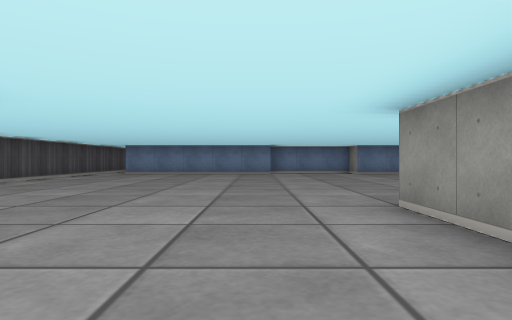
view 1 (above)

20 first-person views from a walk through a cub3D level. The camera is about half as high as the walls, looks level and sees 75° across. The floor is counted in squares. Each view is taken from the middle of a square. On the plan, view 1 faces up. The plan holds only what a view shows up to about 9 squares ahead; the rest is blank.

view 2
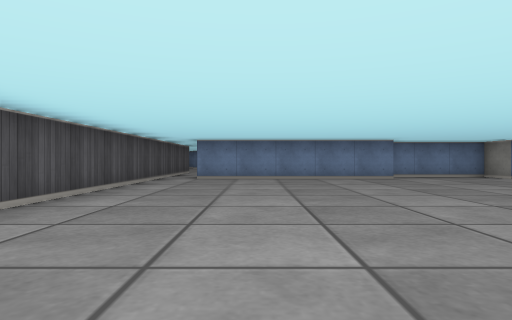

view 3
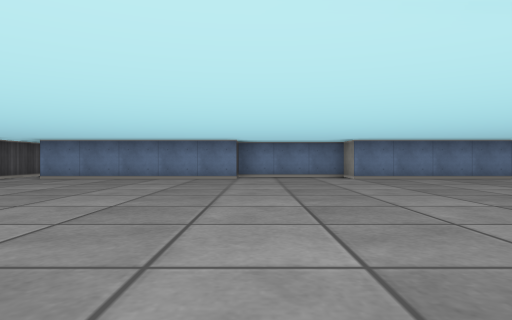

view 4
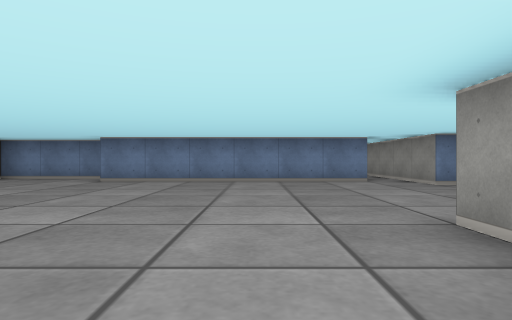

view 5
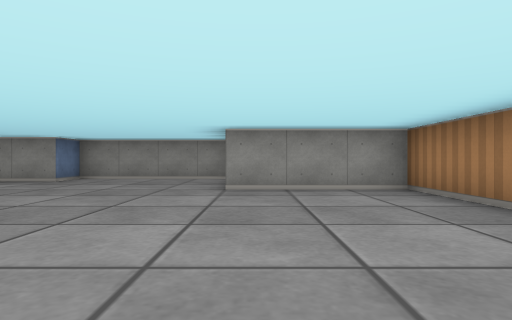

view 6
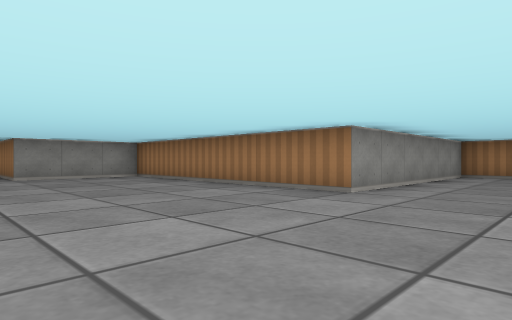

view 7
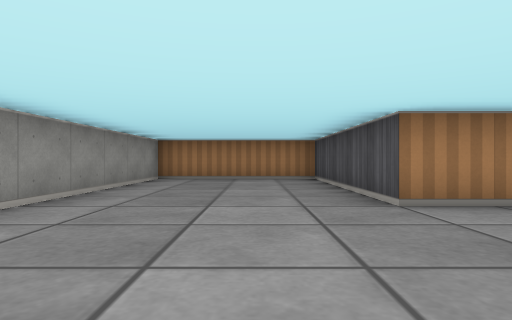

view 8
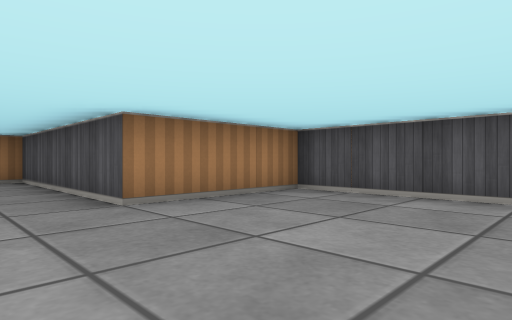

view 9
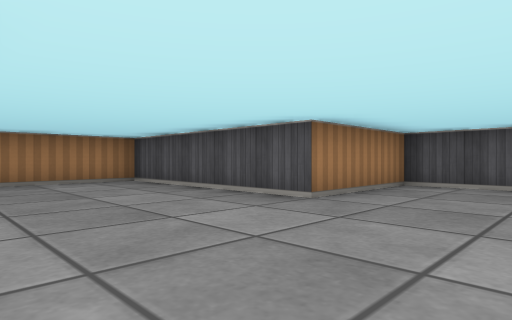

view 10
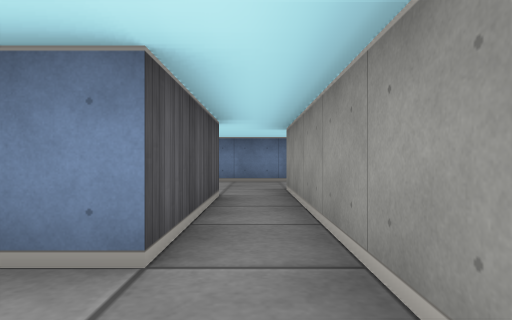

view 11
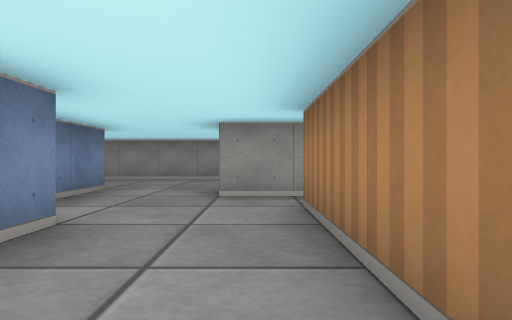

view 12
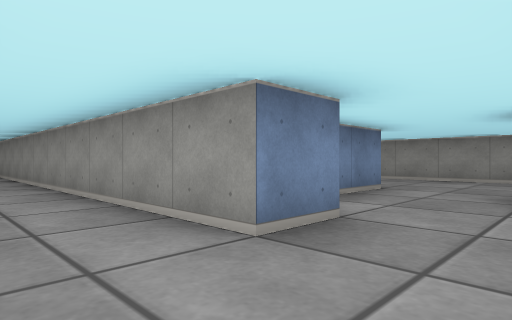

view 13
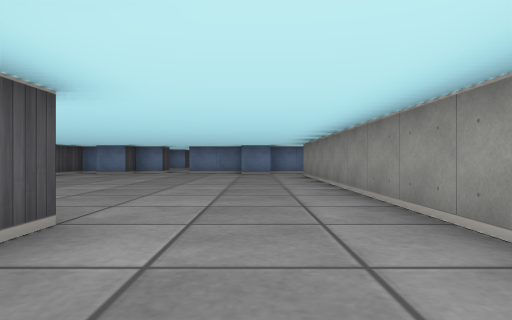

view 14
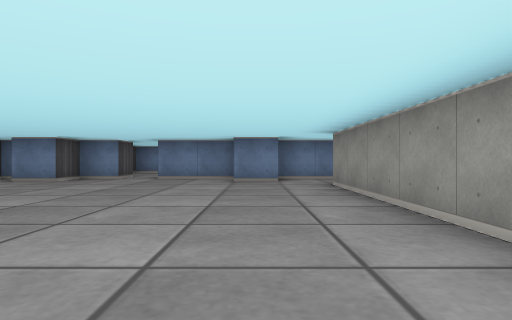

view 15
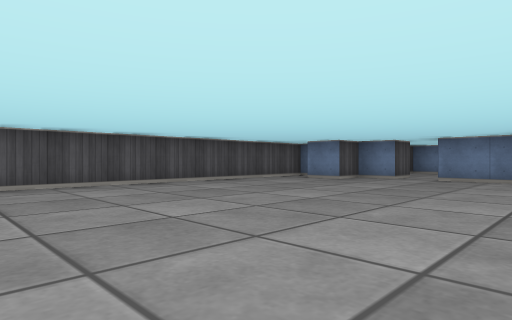

view 16
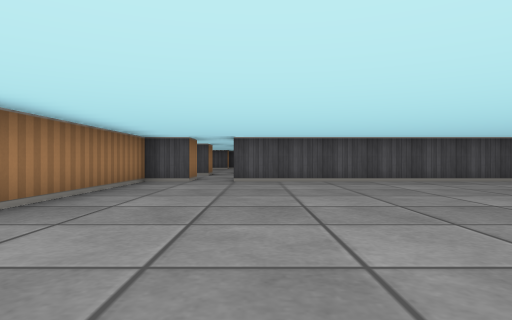

view 17
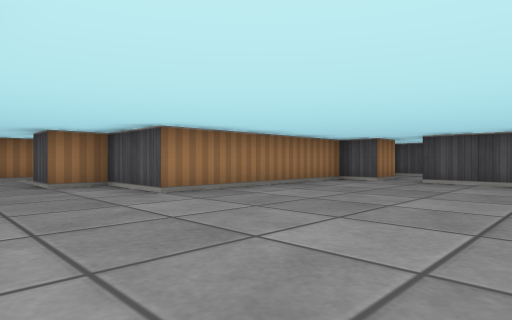

view 18
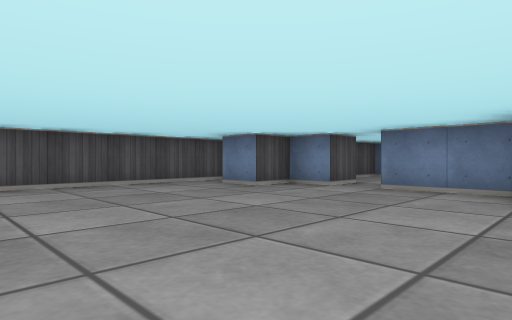

view 19
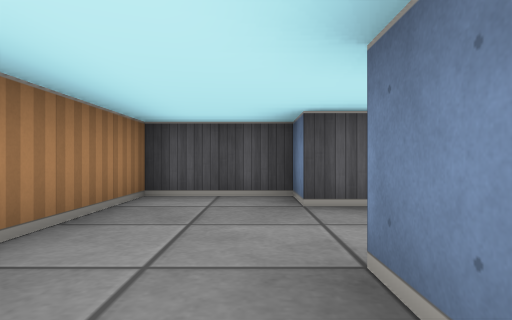

view 20
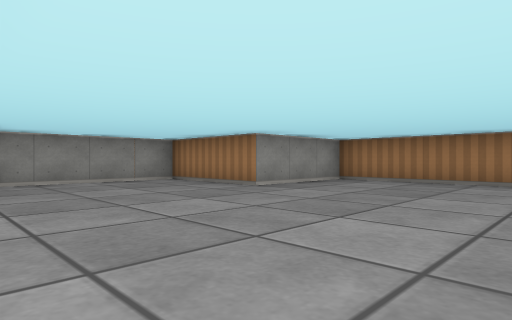

### Floor plan
Points are (right, up) in squares from view 1. A wall is a line through its corners. A room is listed if a view was taken in it or the views show most of it. See-through windows are left out.
Room 1 (views 1, 2, 3, 4, 5, 6, 7, 8, 9, 10, 20)
walls: (3.1, 12.5) (0.5, 12.5) (0.5, 11.5) (-4.5, 11.5); (9.5, 11.5) (3.5, 11.5) (3.5, 12); (-5.5, 12) (-5.5, 2.5) (-2.5, 2.5) (-2.5, -2.5) (1.5, -2.5) (1.5, 3.5) (8.5, 3.5) (8.5, 6.5) (11.5, 6.5) (11.5, 10.5) (10.5, 10.5) (10.5, 11.5)
ways out: opening at (10, 12) to room 2; opening at (-5, 11)
Room 2 (views 11, 12, 13, 14, 15, 16, 17, 18, 19)
walls: (6.6, 28.5) (5.5, 28.5); (5.5, 29.5) (3.5, 29.5); (-1.5, 20.5) (-0.5, 20.5) (-0.5, 19.5) (4.5, 19.5) (4.5, 17.5) (5.5, 17.5) (5.5, 16.5) (4.5, 16.5) (4.5, 14.5) (9.5, 14.5) (9.5, 11.5); (2.5, 29.5) (1.5, 29.5) (1.5, 28.5) (0.5, 28.5); (8, 29.5) (6.5, 29.5); (8.5, 16.5) (7.5, 16.5) (7.5, 27.5); (10.5, 17.5) (9.1, 17.5); (-0.5, 29.5) (-0.5, 21.5); (10.5, 11.5) (10.5, 15.5)
ways out: opening at (10, 12) to room 1; opening at (-1, 21); opening at (3, 30); opening at (11, 16.5)

Positions as (right, up) in squares from view 1, and headings:
1: (0, 0), facing up
2: (-3, 3), facing up
3: (1, 3), facing up
4: (7, 4), facing up
5: (3, 6), facing right
6: (-1, 8), facing down-right
7: (-1, 6), facing down
8: (-1, 6), facing down-left
9: (1, 5), facing down-left
10: (10, 10), facing up
11: (6, 15), facing right
12: (6, 15), facing up-right
13: (6, 17), facing up
14: (6, 21), facing up
15: (6, 21), facing up-left
16: (7, 22), facing left
17: (7, 24), facing down-left
18: (6, 24), facing up-left
19: (9, 16), facing left
20: (4, 11), facing down-right
